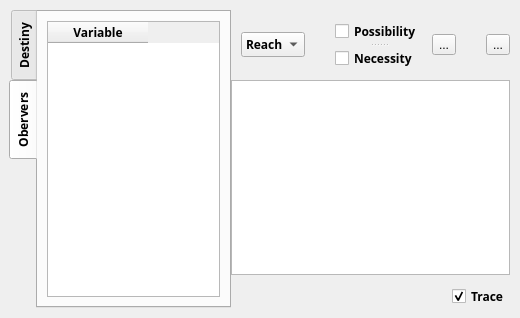
<?xml version="1.0" encoding="UTF-8"?>
<ui version="4.0">
 <class>Controllability</class>
 <widget class="QMainWindow" name="Controllability">
  <property name="geometry">
   <rect>
    <x>0</x>
    <y>0</y>
    <width>520</width>
    <height>318</height>
   </rect>
  </property>
  <property name="sizePolicy">
   <sizepolicy hsizetype="Preferred" vsizetype="Preferred">
    <horstretch>0</horstretch>
    <verstretch>0</verstretch>
   </sizepolicy>
  </property>
  <property name="windowTitle">
   <string>Controllability</string>
  </property>
  <widget class="QWidget" name="centralwidget">
   <property name="sizePolicy">
    <sizepolicy hsizetype="Preferred" vsizetype="Expanding">
     <horstretch>0</horstretch>
     <verstretch>0</verstretch>
    </sizepolicy>
   </property>
   <layout class="QHBoxLayout" name="horizontalLayout">
    <property name="spacing">
     <number>0</number>
    </property>
    <property name="topMargin">
     <number>10</number>
    </property>
    <property name="rightMargin">
     <number>10</number>
    </property>
    <property name="bottomMargin">
     <number>10</number>
    </property>
    <item>
     <widget class="QTabWidget" name="ControlPanel">
      <property name="sizePolicy">
       <sizepolicy hsizetype="Preferred" vsizetype="Expanding">
        <horstretch>0</horstretch>
        <verstretch>0</verstretch>
       </sizepolicy>
      </property>
      <property name="font">
       <font>
        <family>Segoe UI Semibold</family>
        <pointsize>9</pointsize>
        <weight>75</weight>
        <bold>true</bold>
       </font>
      </property>
      <property name="tabPosition">
       <enum>QTabWidget::West</enum>
      </property>
      <property name="currentIndex">
       <number>1</number>
      </property>
      <property name="iconSize">
       <size>
        <width>25</width>
        <height>25</height>
       </size>
      </property>
      <widget class="QWidget" name="DestinyTab">
       <property name="sizePolicy">
        <sizepolicy hsizetype="Preferred" vsizetype="Expanding">
         <horstretch>0</horstretch>
         <verstretch>0</verstretch>
        </sizepolicy>
       </property>
       <attribute name="icon">
        <iconset resource="booneries.qrc">
         <normaloff>:/icon/resources/goal.svg</normaloff>:/icon/resources/goal.svg</iconset>
       </attribute>
       <attribute name="title">
        <string>Destiny</string>
       </attribute>
       <layout class="QVBoxLayout" name="verticalLayout_9">
        <item>
         <layout class="QVBoxLayout" name="verticalLayout_8">
          <item>
           <widget class="QTableWidget" name="Destiny">
            <property name="font">
             <font>
              <family>Segoe UI Semibold</family>
              <weight>75</weight>
              <bold>true</bold>
             </font>
            </property>
            <property name="editTriggers">
             <set>QAbstractItemView::NoEditTriggers</set>
            </property>
            <column>
             <property name="text">
              <string>Variable</string>
             </property>
            </column>
            <column>
             <property name="text">
              <string>Goal status</string>
             </property>
            </column>
           </widget>
          </item>
         </layout>
        </item>
       </layout>
      </widget>
      <widget class="QWidget" name="ObserversTab">
       <property name="sizePolicy">
        <sizepolicy hsizetype="Preferred" vsizetype="Expanding">
         <horstretch>0</horstretch>
         <verstretch>0</verstretch>
        </sizepolicy>
       </property>
       <property name="toolTip">
        <string>.</string>
       </property>
       <attribute name="icon">
        <iconset resource="booneries.qrc">
         <normaloff>:/icon/resources/eye.svg</normaloff>:/icon/resources/eye.svg</iconset>
       </attribute>
       <attribute name="title">
        <string>Obervers</string>
       </attribute>
       <layout class="QVBoxLayout" name="verticalLayout_11">
        <item>
         <layout class="QVBoxLayout" name="verticalLayout_10">
          <item>
           <widget class="QTableWidget" name="Observers">
            <property name="font">
             <font>
              <family>Segoe UI Semibold</family>
              <weight>75</weight>
              <bold>true</bold>
             </font>
            </property>
            <property name="editTriggers">
             <set>QAbstractItemView::NoEditTriggers</set>
            </property>
            <column>
             <property name="text">
              <string>Variable</string>
             </property>
            </column>
           </widget>
          </item>
         </layout>
        </item>
       </layout>
      </widget>
     </widget>
    </item>
    <item>
     <layout class="QVBoxLayout" name="verticalLayout_2">
      <property name="spacing">
       <number>10</number>
      </property>
      <property name="topMargin">
       <number>10</number>
      </property>
      <property name="rightMargin">
       <number>0</number>
      </property>
      <item>
       <layout class="QHBoxLayout" name="horizontalLayout_2">
        <property name="bottomMargin">
         <number>0</number>
        </property>
        <item>
         <widget class="QSplitter" name="Actions">
          <property name="toolTip">
           <string>Action selection</string>
          </property>
          <property name="frameShape">
           <enum>QFrame::NoFrame</enum>
          </property>
          <property name="frameShadow">
           <enum>QFrame::Sunken</enum>
          </property>
          <property name="orientation">
           <enum>Qt::Vertical</enum>
          </property>
         </widget>
        </item>
        <item>
         <widget class="QComboBox" name="QueryType">
          <property name="font">
           <font>
            <family>Segoe UI Semibold</family>
            <pointsize>9</pointsize>
            <weight>75</weight>
            <bold>true</bold>
           </font>
          </property>
          <property name="toolTip">
           <string/>
          </property>
          <item>
           <property name="text">
            <string>Reach</string>
           </property>
          </item>
          <item>
           <property name="text">
            <string>Avoid</string>
           </property>
          </item>
         </widget>
        </item>
        <item>
         <spacer name="horizontalSpacer_2">
          <property name="orientation">
           <enum>Qt::Horizontal</enum>
          </property>
          <property name="sizeType">
           <enum>QSizePolicy::Fixed</enum>
          </property>
          <property name="sizeHint" stdset="0">
           <size>
            <width>20</width>
            <height>20</height>
           </size>
          </property>
         </spacer>
        </item>
        <item>
         <widget class="QSplitter" name="Query">
          <property name="toolTip">
           <string>Type of query</string>
          </property>
          <property name="layoutDirection">
           <enum>Qt::LeftToRight</enum>
          </property>
          <property name="frameShape">
           <enum>QFrame::NoFrame</enum>
          </property>
          <property name="frameShadow">
           <enum>QFrame::Sunken</enum>
          </property>
          <property name="orientation">
           <enum>Qt::Vertical</enum>
          </property>
          <widget class="QCheckBox" name="Possibility">
           <property name="font">
            <font>
             <family>Segoe UI Semibold</family>
             <pointsize>9</pointsize>
             <weight>75</weight>
             <bold>true</bold>
            </font>
           </property>
           <property name="text">
            <string>Possibility</string>
           </property>
          </widget>
          <widget class="QCheckBox" name="Necessity">
           <property name="font">
            <font>
             <family>Segoe UI Semibold</family>
             <pointsize>9</pointsize>
             <weight>75</weight>
             <bold>true</bold>
            </font>
           </property>
           <property name="text">
            <string>Necessity</string>
           </property>
          </widget>
         </widget>
        </item>
        <item>
         <spacer name="horizontalSpacer">
          <property name="orientation">
           <enum>Qt::Horizontal</enum>
          </property>
          <property name="sizeHint" stdset="0">
           <size>
            <width>40</width>
            <height>20</height>
           </size>
          </property>
         </spacer>
        </item>
        <item>
         <widget class="QToolButton" name="ControlButton">
          <property name="toolTip">
           <string>Conpute the control actions</string>
          </property>
          <property name="text">
           <string>...</string>
          </property>
          <property name="icon">
           <iconset resource="booneries.qrc">
            <normaloff>:/icon/resources/game.svg</normaloff>:/icon/resources/game.svg</iconset>
          </property>
          <property name="iconSize">
           <size>
            <width>50</width>
            <height>50</height>
           </size>
          </property>
         </widget>
        </item>
        <item>
         <spacer name="horizontalSpacer_3">
          <property name="orientation">
           <enum>Qt::Horizontal</enum>
          </property>
          <property name="sizeType">
           <enum>QSizePolicy::Fixed</enum>
          </property>
          <property name="sizeHint" stdset="0">
           <size>
            <width>20</width>
            <height>20</height>
           </size>
          </property>
         </spacer>
        </item>
        <item>
         <widget class="QToolButton" name="ActButton">
          <property name="toolTip">
           <string>Apply the selected control action on BooN</string>
          </property>
          <property name="text">
           <string>...</string>
          </property>
          <property name="icon">
           <iconset resource="booneries.qrc">
            <normaloff>:/icon/resources/act.svg</normaloff>:/icon/resources/act.svg</iconset>
          </property>
          <property name="iconSize">
           <size>
            <width>50</width>
            <height>50</height>
           </size>
          </property>
         </widget>
        </item>
       </layout>
      </item>
      <item>
       <widget class="QTreeView" name="ControlActions">
        <property name="font">
         <font>
          <family>Segoe UI Semibold</family>
          <weight>75</weight>
          <bold>true</bold>
         </font>
        </property>
        <property name="editTriggers">
         <set>QAbstractItemView::NoEditTriggers</set>
        </property>
        <property name="alternatingRowColors">
         <bool>false</bool>
        </property>
       </widget>
      </item>
      <item>
       <layout class="QHBoxLayout" name="horizontalLayout_3">
        <property name="topMargin">
         <number>0</number>
        </property>
        <property name="rightMargin">
         <number>0</number>
        </property>
        <item>
         <spacer name="horizontalSpacer_4">
          <property name="orientation">
           <enum>Qt::Horizontal</enum>
          </property>
          <property name="sizeHint" stdset="0">
           <size>
            <width>40</width>
            <height>20</height>
           </size>
          </property>
         </spacer>
        </item>
        <item>
         <widget class="QCheckBox" name="Trace">
          <property name="font">
           <font>
            <family>Segoe UI Semibold</family>
            <pointsize>9</pointsize>
            <weight>75</weight>
            <bold>true</bold>
           </font>
          </property>
          <property name="text">
           <string>Trace</string>
          </property>
          <property name="checked">
           <bool>true</bool>
          </property>
         </widget>
        </item>
       </layout>
      </item>
     </layout>
    </item>
   </layout>
  </widget>
 </widget>
 <resources>
  <include location="booneries.qrc"/>
 </resources>
 <connections/>
</ui>
